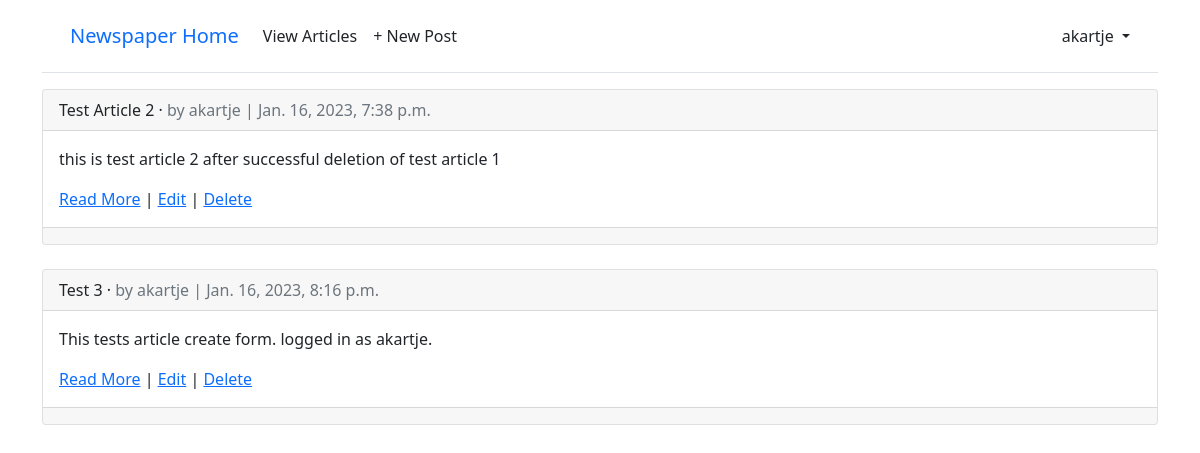
/articles/ (signed in), run on an earlier commit of the app's database.
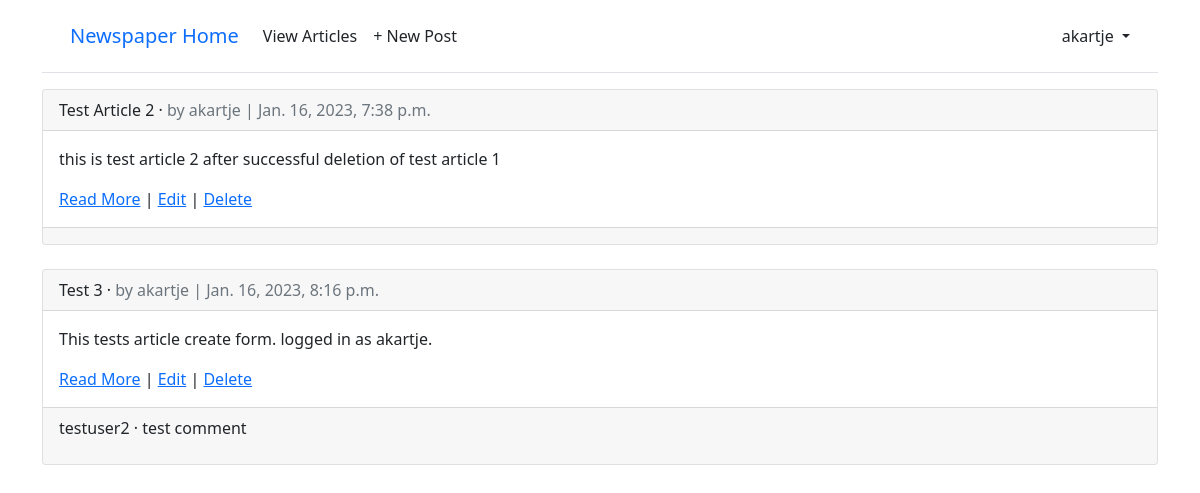
And on a later commit of the database.
### article/models.py (models this page shows, shortened)
class Article(models.Model):
	title = models.CharField(max_length=255)
	body = models.TextField()
	date = models.DateTimeField(auto_now_add=True)
	author = models.ForeignKey(settings.AUTH_USER_MODEL, on_delete=models.CASCADE,)

class Comment(models.Model):
	article = models.ForeignKey(Article, on_delete=models.CASCADE)
	author = models.ForeignKey(settings.AUTH_USER_MODEL, on_delete=models.CASCADE)
	date = models.DateTimeField(auto_now_add=True)
	comment = models.TextField(max_length=140)
	def __str__(self):
		return self.comment

### accounts/models.py (models this page shows)
class CustomUser(AbstractUser):
	age = models.PositiveIntegerField(null=True, blank=True)

### article/views.py (the view)
# urls.py: path("", ArticleListView.as_view(), name="article_list"),
class ArticleListView(LoginRequiredMixin, ListView):
	model = Article
	template_name = "article_list.html"

### templates/article_list.html (shortened to what this page needs)
{% extends "base.html" %}
{% block content %}
{% for article in article_list %}
	<div class="card">
		<div class="card-header">
			<span class="font-weight-bold">{{ article.title }}</span> &middot;
			<span class="text-muted">by {{ article.author }} |
				{{ article.date }}</span>
		</div>
		<div class="card-body">
			<p>{{ article.body }}</p>
			<a href="{% url 'article_detail' article.pk %}">Read More</a> |
			<a href="{% url 'article_edit' article.pk %}">Edit</a> |
			<a href="{% url 'article_delete' article.pk %}">Delete</a>
		</div>
		<div class="card-footer">
			{% for comment in article.comment_set.all %}
				<p>
					<span class="font-weight-bold">
						{{ comment.author }} &middot;
					</span>
					{{ comment }}
				</p>
			{% endfor %}
		</div>
	</div>
	<br />
{% endfor %}
{% endblock content %}

What changed in the data, as far as the page shows it:
added Comment: author "testuser2", comment "test comment", shown under Article "Test 3"
